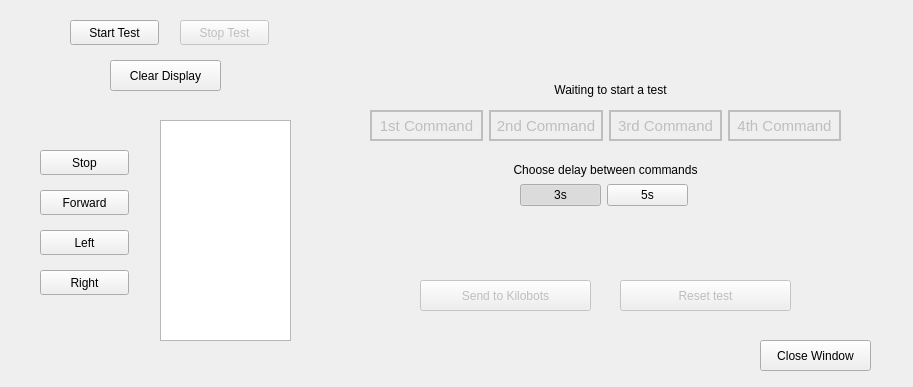
<?xml version="1.0" encoding="UTF-8"?>
<ui version="4.0">
 <class>Form</class>
 <widget class="QWidget" name="Form">
  <property name="enabled">
   <bool>true</bool>
  </property>
  <property name="geometry">
   <rect>
    <x>0</x>
    <y>0</y>
    <width>913</width>
    <height>387</height>
   </rect>
  </property>
  <property name="windowTitle">
   <string>Programmable set of Commands</string>
  </property>
  <widget class="QPlainTextEdit" name="plainTextEdit">
   <property name="geometry">
    <rect>
     <x>160</x>
     <y>120</y>
     <width>131</width>
     <height>221</height>
    </rect>
   </property>
   <property name="plainText">
    <string/>
   </property>
   <property name="placeholderText">
    <string>History box</string>
   </property>
  </widget>
  <widget class="QPushButton" name="startButton">
   <property name="geometry">
    <rect>
     <x>70</x>
     <y>20</y>
     <width>89</width>
     <height>25</height>
    </rect>
   </property>
   <property name="text">
    <string>Start Test</string>
   </property>
  </widget>
  <widget class="QPushButton" name="stopButton">
   <property name="enabled">
    <bool>false</bool>
   </property>
   <property name="geometry">
    <rect>
     <x>180</x>
     <y>20</y>
     <width>89</width>
     <height>25</height>
    </rect>
   </property>
   <property name="text">
    <string>Stop Test</string>
   </property>
  </widget>
  <widget class="QPushButton" name="startButton_2">
   <property name="geometry">
    <rect>
     <x>110</x>
     <y>60</y>
     <width>111</width>
     <height>31</height>
    </rect>
   </property>
   <property name="text">
    <string>Clear Display</string>
   </property>
  </widget>
  <widget class="QPushButton" name="stopMButton">
   <property name="geometry">
    <rect>
     <x>40</x>
     <y>150</y>
     <width>89</width>
     <height>25</height>
    </rect>
   </property>
   <property name="text">
    <string>Stop</string>
   </property>
  </widget>
  <widget class="QPushButton" name="forwardMbutton">
   <property name="geometry">
    <rect>
     <x>40</x>
     <y>190</y>
     <width>89</width>
     <height>25</height>
    </rect>
   </property>
   <property name="text">
    <string>Forward</string>
   </property>
  </widget>
  <widget class="QPushButton" name="leftMButton">
   <property name="geometry">
    <rect>
     <x>40</x>
     <y>230</y>
     <width>89</width>
     <height>25</height>
    </rect>
   </property>
   <property name="text">
    <string>Left</string>
   </property>
  </widget>
  <widget class="QPushButton" name="rightMButton">
   <property name="geometry">
    <rect>
     <x>40</x>
     <y>270</y>
     <width>89</width>
     <height>25</height>
    </rect>
   </property>
   <property name="text">
    <string>Right</string>
   </property>
  </widget>
  <widget class="QWidget" name="horizontalLayoutWidget">
   <property name="geometry">
    <rect>
     <x>370</x>
     <y>110</y>
     <width>471</width>
     <height>31</height>
    </rect>
   </property>
   <layout class="QHBoxLayout" name="horizontalLayout">
    <item>
     <widget class="QLabel" name="first">
      <property name="enabled">
       <bool>false</bool>
      </property>
      <property name="baseSize">
       <size>
        <width>0</width>
        <height>0</height>
       </size>
      </property>
      <property name="font">
       <font>
        <pointsize>11</pointsize>
       </font>
      </property>
      <property name="autoFillBackground">
       <bool>false</bool>
      </property>
      <property name="styleSheet">
       <string notr="true"/>
      </property>
      <property name="frameShape">
       <enum>QFrame::WinPanel</enum>
      </property>
      <property name="frameShadow">
       <enum>QFrame::Plain</enum>
      </property>
      <property name="lineWidth">
       <number>7</number>
      </property>
      <property name="midLineWidth">
       <number>2</number>
      </property>
      <property name="text">
       <string>1st Command</string>
      </property>
      <property name="alignment">
       <set>Qt::AlignCenter</set>
      </property>
     </widget>
    </item>
    <item>
     <widget class="QLabel" name="second">
      <property name="enabled">
       <bool>false</bool>
      </property>
      <property name="baseSize">
       <size>
        <width>0</width>
        <height>0</height>
       </size>
      </property>
      <property name="font">
       <font>
        <pointsize>11</pointsize>
       </font>
      </property>
      <property name="autoFillBackground">
       <bool>false</bool>
      </property>
      <property name="styleSheet">
       <string notr="true"/>
      </property>
      <property name="frameShape">
       <enum>QFrame::WinPanel</enum>
      </property>
      <property name="frameShadow">
       <enum>QFrame::Plain</enum>
      </property>
      <property name="lineWidth">
       <number>7</number>
      </property>
      <property name="midLineWidth">
       <number>2</number>
      </property>
      <property name="text">
       <string>2nd Command</string>
      </property>
      <property name="alignment">
       <set>Qt::AlignCenter</set>
      </property>
     </widget>
    </item>
    <item>
     <widget class="QLabel" name="third">
      <property name="enabled">
       <bool>false</bool>
      </property>
      <property name="baseSize">
       <size>
        <width>0</width>
        <height>0</height>
       </size>
      </property>
      <property name="font">
       <font>
        <pointsize>11</pointsize>
       </font>
      </property>
      <property name="autoFillBackground">
       <bool>false</bool>
      </property>
      <property name="styleSheet">
       <string notr="true"/>
      </property>
      <property name="frameShape">
       <enum>QFrame::WinPanel</enum>
      </property>
      <property name="frameShadow">
       <enum>QFrame::Plain</enum>
      </property>
      <property name="lineWidth">
       <number>7</number>
      </property>
      <property name="midLineWidth">
       <number>2</number>
      </property>
      <property name="text">
       <string>3rd Command</string>
      </property>
      <property name="alignment">
       <set>Qt::AlignCenter</set>
      </property>
     </widget>
    </item>
    <item>
     <widget class="QLabel" name="fourth">
      <property name="enabled">
       <bool>false</bool>
      </property>
      <property name="baseSize">
       <size>
        <width>0</width>
        <height>0</height>
       </size>
      </property>
      <property name="font">
       <font>
        <pointsize>11</pointsize>
       </font>
      </property>
      <property name="autoFillBackground">
       <bool>false</bool>
      </property>
      <property name="styleSheet">
       <string notr="true"/>
      </property>
      <property name="frameShape">
       <enum>QFrame::WinPanel</enum>
      </property>
      <property name="frameShadow">
       <enum>QFrame::Plain</enum>
      </property>
      <property name="lineWidth">
       <number>7</number>
      </property>
      <property name="midLineWidth">
       <number>2</number>
      </property>
      <property name="text">
       <string>4th Command</string>
      </property>
      <property name="alignment">
       <set>Qt::AlignCenter</set>
      </property>
     </widget>
    </item>
   </layout>
  </widget>
  <widget class="QLabel" name="label_5">
   <property name="geometry">
    <rect>
     <x>400</x>
     <y>80</y>
     <width>421</width>
     <height>20</height>
    </rect>
   </property>
   <property name="text">
    <string>Waiting to start a test</string>
   </property>
   <property name="alignment">
    <set>Qt::AlignCenter</set>
   </property>
  </widget>
  <widget class="QWidget" name="horizontalLayoutWidget_2">
   <property name="geometry">
    <rect>
     <x>520</x>
     <y>180</y>
     <width>168</width>
     <height>31</height>
    </rect>
   </property>
   <layout class="QHBoxLayout" name="horizontalLayout_2">
    <item>
     <widget class="QPushButton" name="threeButton">
      <property name="focusPolicy">
       <enum>Qt::StrongFocus</enum>
      </property>
      <property name="text">
       <string>3s</string>
      </property>
      <property name="checkable">
       <bool>true</bool>
      </property>
      <property name="checked">
       <bool>true</bool>
      </property>
     </widget>
    </item>
    <item>
     <widget class="QPushButton" name="fiveButton">
      <property name="focusPolicy">
       <enum>Qt::StrongFocus</enum>
      </property>
      <property name="text">
       <string>5s</string>
      </property>
      <property name="checkable">
       <bool>true</bool>
      </property>
      <property name="checked">
       <bool>false</bool>
      </property>
     </widget>
    </item>
   </layout>
  </widget>
  <widget class="QLabel" name="label_6">
   <property name="geometry">
    <rect>
     <x>370</x>
     <y>160</y>
     <width>471</width>
     <height>20</height>
    </rect>
   </property>
   <property name="text">
    <string>Choose delay between commands</string>
   </property>
   <property name="alignment">
    <set>Qt::AlignCenter</set>
   </property>
  </widget>
  <widget class="QPushButton" name="sendCommand">
   <property name="enabled">
    <bool>false</bool>
   </property>
   <property name="geometry">
    <rect>
     <x>420</x>
     <y>280</y>
     <width>171</width>
     <height>31</height>
    </rect>
   </property>
   <property name="text">
    <string>Send to Kilobots</string>
   </property>
  </widget>
  <widget class="QPushButton" name="resetTest">
   <property name="enabled">
    <bool>false</bool>
   </property>
   <property name="geometry">
    <rect>
     <x>620</x>
     <y>280</y>
     <width>171</width>
     <height>31</height>
    </rect>
   </property>
   <property name="text">
    <string>Reset test</string>
   </property>
  </widget>
  <widget class="QLabel" name="sendLabel">
   <property name="enabled">
    <bool>true</bool>
   </property>
   <property name="geometry">
    <rect>
     <x>350</x>
     <y>230</y>
     <width>511</width>
     <height>31</height>
    </rect>
   </property>
   <property name="lineWidth">
    <number>1</number>
   </property>
   <property name="text">
    <string/>
   </property>
   <property name="alignment">
    <set>Qt::AlignCenter</set>
   </property>
   <property name="wordWrap">
    <bool>true</bool>
   </property>
  </widget>
  <widget class="QPushButton" name="closeWinButton">
   <property name="geometry">
    <rect>
     <x>760</x>
     <y>340</y>
     <width>111</width>
     <height>31</height>
    </rect>
   </property>
   <property name="text">
    <string>Close Window</string>
   </property>
  </widget>
 </widget>
 <resources/>
 <connections>
  <connection>
   <sender>startButton_2</sender>
   <signal>clicked()</signal>
   <receiver>plainTextEdit</receiver>
   <slot>clear()</slot>
   <hints>
    <hint type="sourcelabel">
     <x>139</x>
     <y>80</y>
    </hint>
    <hint type="destinationlabel">
     <x>125</x>
     <y>135</y>
    </hint>
   </hints>
  </connection>
  <connection>
   <sender>fiveButton</sender>
   <signal>clicked()</signal>
   <receiver>threeButton</receiver>
   <slot>toggle()</slot>
   <hints>
    <hint type="sourcelabel">
     <x>653</x>
     <y>166</y>
    </hint>
    <hint type="destinationlabel">
     <x>577</x>
     <y>158</y>
    </hint>
   </hints>
  </connection>
  <connection>
   <sender>threeButton</sender>
   <signal>clicked()</signal>
   <receiver>fiveButton</receiver>
   <slot>toggle()</slot>
   <hints>
    <hint type="sourcelabel">
     <x>598</x>
     <y>170</y>
    </hint>
    <hint type="destinationlabel">
     <x>638</x>
     <y>176</y>
    </hint>
   </hints>
  </connection>
 </connections>
</ui>
